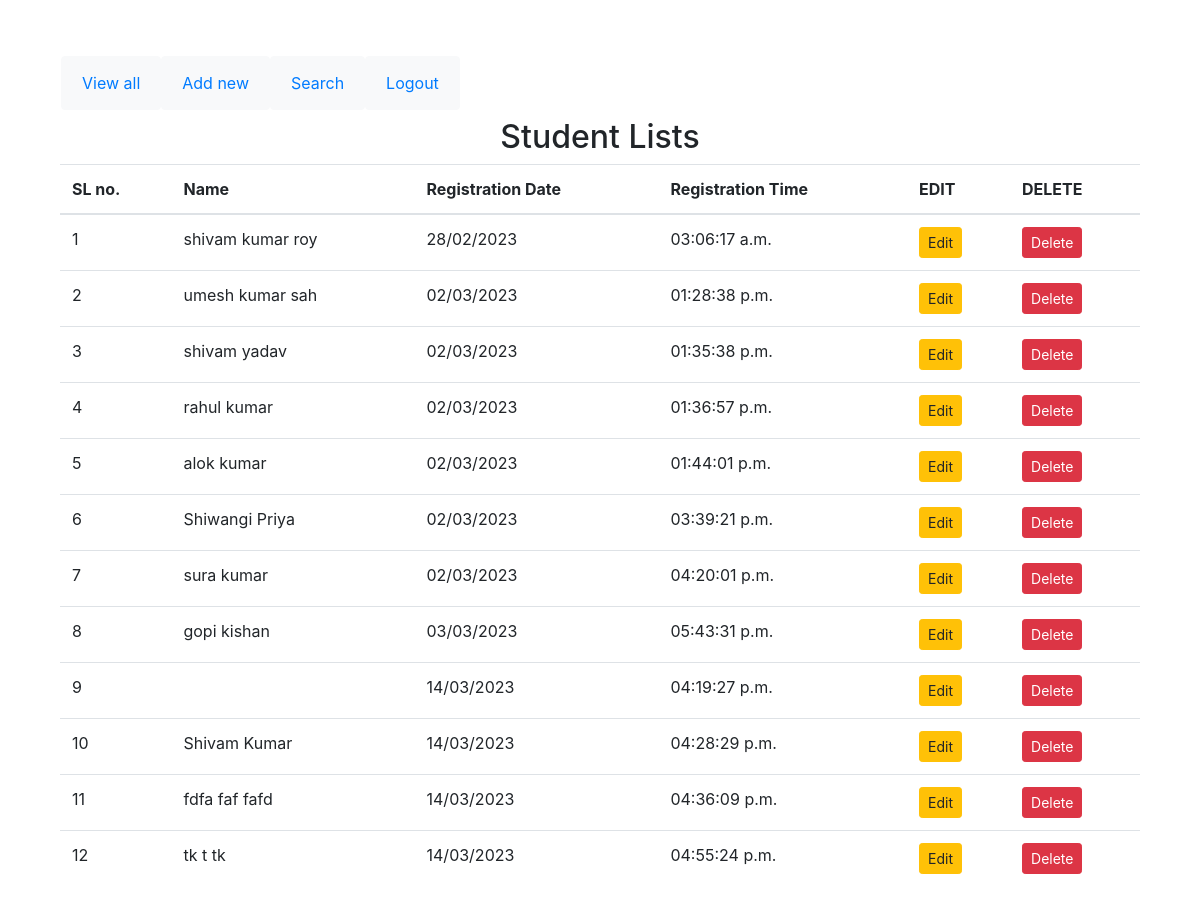
The app's page /view-student/ (signed in) with its own data.
### enroll/models.py (models this page shows)
class Student(User):
    Email_address=models.EmailField(blank=False,unique=True)
    middlename=models.CharField(max_length=20,blank=True)
    dob=models.DateField()
    gender = models.CharField(choices=GENDER_CHOICES, max_length=128)
    mob=models.IntegerField(unique=True)
    city=models.CharField(max_length=20)
    pin=models.IntegerField()

### enroll/views.py (the view)
# urls.py: path('view-student/',views.viewstudents,name='view_student'),
def viewstudents(request):
  if request.user.is_authenticated:
    students=models.Student.objects.all()
    return render(request,'enroll/view_students.html',{"students":students})
  else:
    return HttpResponseRedirect('/login/')

### enroll/templates/enroll/view_students.html
{% extends "enroll/base.html" %}
{% block content %}
<div class="container mt-10">
        <h2 align="center">Student Lists</h2>
        <table class="table">
            <thead>
                <th >SL no.</th>
                <th>Name</th>
                <th>Registration Date</th>
                <th>Registration Time</th>
                <th>EDIT</th>
                <th>DELETE</th>
            </thead>
        <tbody>
            {% for student in students %}
            <tr>
                <td>{{forloop.counter}}</td>
                <td>{{student.first_name}} {{student.middlename}} {{student.last_name}}</td>
                <td>{{student.date_joined|date:"d/m/Y"}}</td>
                <td>{{student.date_joined|date:"h:i:s a"}}</td>
                <td><a href="{% url 'updatedata' student.id %}" class="btn btn-warning btn-sm">Edit</a></td>
                <td><form action="{% url 'deletedata' student.id %}" method="post" class="d-inline"> {% csrf_token %}
                    <input type="submit" class="btn btn-danger btn-sm" value="Delete">
                        </form></td>
            </tr>
            {% endfor %}
        </tbody>
        </table>
</div>
{% endblock content %}

### enroll/templates/enroll/base.html (shortened to what this page needs)
<!DOCTYPE html>
{% load static %}
<html lang="en">
<head>
 <link rel="stylesheet" href="{% static 'enroll/css/bootstrap.css' %}">
</head>
<body>
 <div class="container mt-5">
  <nav class="navbar navbar-expand-sm">
        <ul class="navbar-nav">
          <li class="btn btn-light  nav-item"><a href="/view-student" class="nav-link">View all</a></li>
          <li class="btn btn-light nav-item"><a href="/signup" class="nav-link">Add new</a></li>
          <li class="btn btn-light nav-item"><a href="/search-student" class="nav-link">Search</a></li>
          <li class="btn btn-light nav-item"><a href="{% url 'logout' %}" class="nav-link">Logout</a></li>
        </ul>
  </nav>
  {% block content %} {% endblock content %}
 </div>
</body>
</html>

### records on screen
Student: first_name "shivam", middlename "kumar", last_name "roy", date_joined "28/02/2023", date_joined "03:06:17 a.m."
Student: first_name "umesh", middlename "kumar", last_name "sah", date_joined "02/03/2023", date_joined "01:28:38 p.m."
Student: first_name "shivam", last_name "yadav", date_joined "02/03/2023", date_joined "01:35:38 p.m."
Student: first_name "rahul", last_name "kumar", date_joined "02/03/2023", date_joined "01:36:57 p.m."
Student: first_name "alok", last_name "kumar", date_joined "02/03/2023", date_joined "01:44:01 p.m."
Student: first_name "Shiwangi", last_name "Priya", date_joined "02/03/2023", date_joined "03:39:21 p.m."
Student: first_name "sura", last_name "kumar", date_joined "02/03/2023", date_joined "04:20:01 p.m."
Student: first_name "gopi", last_name "kishan", date_joined "03/03/2023", date_joined "05:43:31 p.m."
Student: date_joined "14/03/2023", date_joined "04:19:27 p.m."
Student: first_name "Shivam", last_name "Kumar", date_joined "14/03/2023", date_joined "04:28:29 p.m."
Student: first_name "fdfa", middlename "faf", last_name "fafd", date_joined "14/03/2023", date_joined "04:36:09 p.m."
Student: first_name "tk", middlename "t", last_name "tk", date_joined "14/03/2023", date_joined "04:55:24 p.m."
